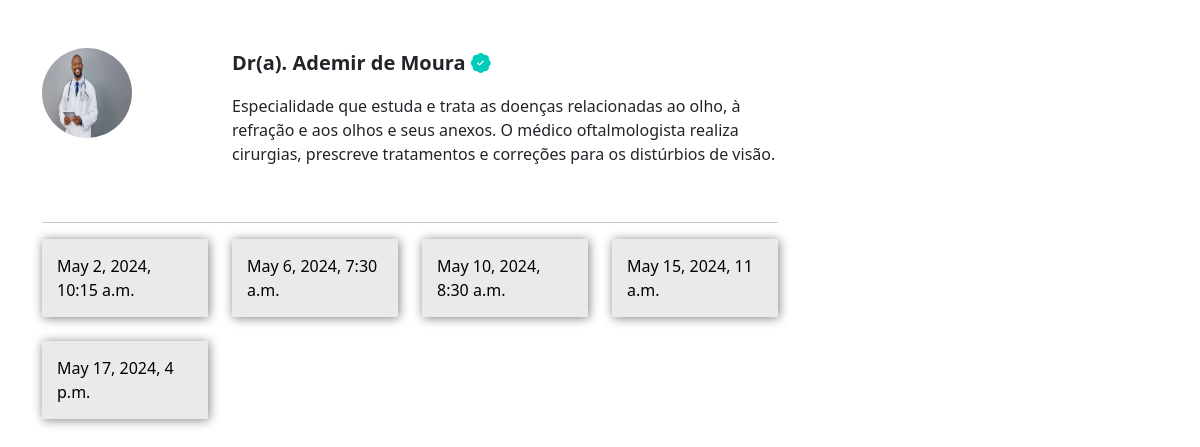
Page /pacientes/escolher_horario/18/ (signed in) on the committed database.
### medico/models.py (models this page shows, shortened)
class DadosMedico(models.Model):
    crm = models.CharField(max_length=30)
    nome = models.CharField(max_length=100)
    cep = models.CharField(max_length=15)
    rua = models.CharField(max_length=100)
    bairro = models.CharField(max_length=100)
    numero = models.IntegerField()
    rg = models.ImageField(upload_to="rgs")
    cedula_identidade_medica = models.ImageField(upload_to='cim')
    foto = models.ImageField(upload_to="fotos_perfil")
    user = models.ForeignKey(User, on_delete=models.DO_NOTHING)
    descricao = models.TextField(null=True, blank=True)
    especialidade = models.ForeignKey(Especialidades, on_delete=models.DO_NOTHING, null=True, blank=True)
    valor_consulta = models.FloatField(default=100)

class DatasAbertas(models.Model):
    data = models.DateTimeField()
    user = models.ForeignKey(User, on_delete=models.DO_NOTHING)
    agendado = models.BooleanField(default=False)

### paciente/views.py (the view)
# urls.py: path('escolher_horario/<int:id_dados_medicos>/', views.escolher_horario, name="escolher_horario"),
@login_required
def escolher_horario(request, id_dados_medicos):
    if request.method == "GET":
        medico = DadosMedico.objects.get(id=id_dados_medicos)
        datas_abertas = DatasAbertas.objects.filter(user=medico.user).filter(data__gte=datetime.now()).filter(agendado=False)
        return render(request, 'escolher_horario.html', {'medico': medico, 'datas_abertas': datas_abertas,'is_medico':is_medico(request.user)})

### medico/models.py (called while the page is built)
def is_medico(user):
    return DadosMedico.objects.filter(user=user).exists()

### paciente/templates/escolher_horario.html (shortened to what this page needs)
{% extends "base.html" %}
{% load static %}
{% block 'head' %}
<link rel="stylesheet" href="{% static 'medicos/css/abrir_horario.css' %}">
<link rel="stylesheet" href="{% static 'usuarios/css/usuarios.css' %}">
<link rel="stylesheet" href="{% static 'medicos/css/cadastro_medico.css' %}">
<link rel="stylesheet" href="{% static 'pacientes/css/home.css' %}">
<link rel="stylesheet" href="https://cdn.jsdelivr.net/npm/bootstrap-icons@1.11.3/font/bootstrap-icons.min.css">
{% endblock 'head' %}
{% block 'body' %}
<div class="container">
    <br><br>
    <div class="row">
        <div class="col-md-8">
            <div class="row">
                <div class="col-md-3"><img src="{{medico.foto.url}}" class="foto-perfil-card" alt=""></div>
                <div class="col-md">
                    <p style="font-size: 20px" class="p-bold">Dr(a). {{medico.nome}} <i
                            class="bi bi-patch-check-fill icon-main"></i></p>
                    <p>{{medico.descricao}}</p>
                </div>
            </div>
            <br>
            <hr>
            <div class="row">
                {% for data_aberta in datas_abertas %}
                <div class="col-md-3">
                    <a class="link" href="{% url 'agendar_horario' data_aberta.id %}">
                        <div class='selecionar-dia'>
                            <div class="conteudo-data">
                                {{data_aberta.data}}
                            </div>
                        </div>
                    </a>
                    <br>
                </div>
                {% endfor %}
            </div>
        </div>
        <div class="col-md-4">
        </div>
    </div>
</div>
{% endblock 'body' %}

### templates/static/geral/css/base.css (style rules this page uses)
:root { --main-color: #00CCBE;--dark-color: #09A6A3;--contrast-color: #FFD686; }
.p-bold { font-weight: bold; }

### templates/static/pacientes/css/home.css (style rules this page uses)
.foto-perfil-card { width: 90px; height: 90px; border-radius: 45px; }
.icon-main { color: var(--main-color); }
.link { text-decoration: none; }
.selecionar-dia { width: 100%; background-color: #EAEAEA; box-shadow: 1px 1px 10px gray; }
.conteudo-data { padding: 15px; color: black; }

### rows in the picture
DadosMedico: foto (picture), nome "Ademir de Moura", descricao "Especialidade que estuda e trata as doenças relacionadas ao olho, à refração e aos olhos e seus anexos. O médico oftalmologista realiza cirurgias, prescreve tratamentos e correções para os distúrbios de visão."
DatasAbertas: data "May 2, 2024, 10:15 a.m."
DatasAbertas: data "May 6, 2024, 7:30 a.m."
DatasAbertas: data "May 10, 2024, 8:30 a.m."
DatasAbertas: data "May 15, 2024, 11 a.m."
DatasAbertas: data "May 17, 2024, 4 p.m."
